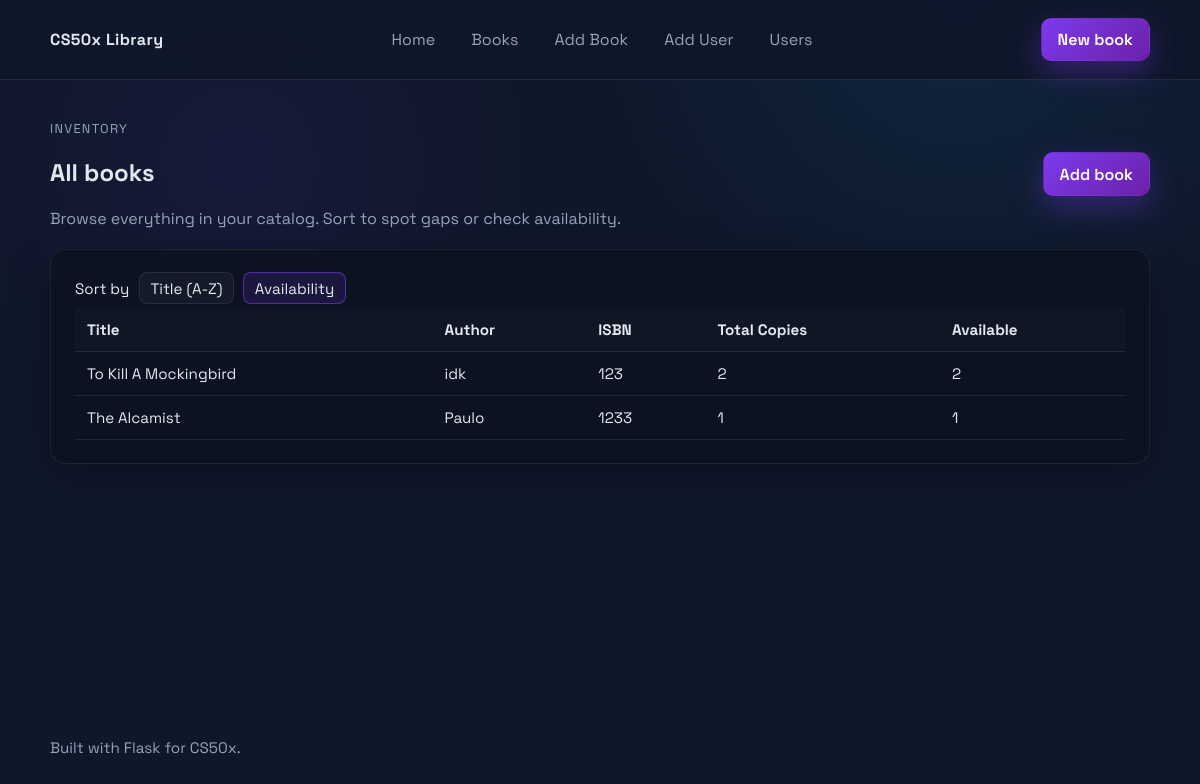
Page /books?sort=available_copies on the committed database.
### tables this page shows
CREATE TABLE books (
    id INTEGER PRIMARY KEY AUTOINCREMENT,
    title TEXT NOT NULL,
    author TEXT NOT NULL,
    isbn TEXT NOT NULL UNIQUE,
    total_copies INTEGER NOT NULL CHECK (total_copies >= 0),
    available_copies INTEGER NOT NULL CHECK (available_copies >= 0)
);

### app.py (the view)
@app.route("/books")
def list_books():
    sort = request.args.get("sort", "title")
    order_by_options = {
        "title": "title COLLATE NOCASE ASC",
        "available_copies": "available_copies DESC, title COLLATE NOCASE ASC",
    }
    order_by = order_by_options.get(sort, order_by_options["title"])
    if sort not in order_by_options:
        sort = "title"  # Keep template state in sync with the default.
    with get_db_connection() as conn:
        books = conn.execute(
            f"SELECT id, title, author, isbn, total_copies, available_copies FROM books ORDER BY {order_by}"
        ).fetchall()
    return render_template("books.html", books=books, sort=sort)

### app.py (called while the page is built)
def get_db_connection():
    conn = sqlite3.connect(DB_PATH)
    conn.row_factory = sqlite3.Row
    return conn

### templates/books.html
{% extends "layout.html" %}
{% block content %}
<section class="page-heading">
    <div>
        <p class="eyebrow">Inventory</p>
        <h1>All books</h1>
        <p class="lede">Browse everything in your catalog. Sort to spot gaps or check availability.</p>
    </div>
    <a class="btn btn-primary" href="{{ url_for('add_book') }}">Add book</a>
</section>
<section class="card">
    <div class="card-header">
        <div class="sort-links">
            <span>Sort by</span>
            <a href="{{ url_for('list_books', sort='title') }}" class="{{ 'active' if sort == 'title' else '' }}">Title (A-Z)</a>
            <a href="{{ url_for('list_books', sort='available_copies') }}" class="{{ 'active' if sort == 'available_copies' else '' }}">Availability</a>
        </div>
    </div>
    {% if books %}
    <div class="table-wrap">
        <table class="data-table">
            <thead>
                <tr>
                    <th>Title</th>
                    <th>Author</th>
                    <th>ISBN</th>
                    <th>Total Copies</th>
                    <th>Available</th>
                </tr>
            </thead>
            <tbody>
                {% for book in books %}
                <tr>
                    <td>{{ book.title }}</td>
                    <td>{{ book.author }}</td>
                    <td>{{ book.isbn }}</td>
                    <td>{{ book.total_copies }}</td>
                    <td>{{ book.available_copies }}</td>
                </tr>
                {% endfor %}
            </tbody>
        </table>
    </div>
    {% else %}
    <p class="muted">No books yet. <a href="{{ url_for('add_book') }}">Add one now</a>.</p>
    {% endif %}
</section>
{% endblock %}

### static/styles.css (style rules this page uses)
:root { --bg: #0f172a; --card: #0b1220; --panel: rgba(255, 255, 255, 0.04); --text: #e2e8f0; --muted: #94a3b8; --accent: #7c3aed; --accent-strong: #6b21a8; --border: rgba(255, 255, 255, 0.08); }
* { box-sizing: border-box; }
body { margin: 0; font-family: "Space Grotesk", "Segoe UI", sans-serif; background: radial-gradient(circle at 20% 20%, rgba(124, 58, 237, 0.08), transparent 25%), radial-gradient(circle at 80% 0%, rgba(14, 165, 233, 0.1), transparent 30%), var(--bg); color: var(--text); min-height: 100vh; }
a { color: inherit; }
.page { display: flex; flex-direction: column; min-height: 100vh; }
.card { background: var(--card); border: 1px solid var(--border); border-radius: 16px; padding: 1.4rem 1.5rem; box-shadow: 0 10px 40px rgba(0, 0, 0, 0.25); }
.page-heading { display: flex; align-items: center; justify-content: space-between; gap: 1rem; flex-wrap: wrap; margin-bottom: 1.25rem; }
.eyebrow { text-transform: uppercase; font-size: 0.8rem; letter-spacing: 0.1em; color: var(--muted); margin: 0; }
.lede { color: var(--muted); margin: 0.35rem 0 0; }
.btn { display: inline-flex; align-items: center; justify-content: center; gap: 0.35rem; padding: 0.65rem 1rem; border-radius: 10px; border: 1px solid transparent; text-decoration: none; font-weight: 600; cursor: pointer; transition: transform 0.15s ease, box-shadow 0.15s ease, background 0.15s ease; }
.btn-primary { background: linear-gradient(135deg, var(--accent), var(--accent-strong)); color: #fff; box-shadow: 0 12px 30px rgba(124, 58, 237, 0.35); }
.card-header { display: flex; justify-content: space-between; align-items: center; gap: 1rem; flex-wrap: wrap; margin-bottom: 0.25rem; }
.sort-links { display: flex; align-items: center; gap: 0.6rem; font-size: 0.95rem; }
.sort-links a { color: var(--text); text-decoration: none; padding: 0.35rem 0.65rem; border-radius: 8px; border: 1px solid var(--border); background: var(--panel); }
.sort-links a.active { border-color: rgba(124, 58, 237, 0.6); background: rgba(124, 58, 237, 0.15); }
.table-wrap { overflow-x: auto; }
.data-table { width: 100%; border-collapse: collapse; font-size: 0.95rem; }
.data-table th, .data-table td { padding: 0.75rem; border-bottom: 1px solid var(--border); text-align: left; }
.data-table th { background: rgba(255, 255, 255, 0.02); font-weight: 700; }

### rows in the picture
books: title "To Kill A Mockingbird", author "idk", isbn "123", total_copies "2", available_copies "2"
books: title "The Alcamist", author "Paulo", isbn "1233", total_copies "1", available_copies "1"
